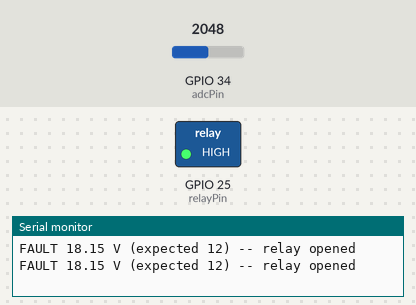
Bench run of a sketch on a simulated ESP32. On the bench: switched loads named in the sketch (green lamp = pin HIGH), the last lines printed to the serial monitor. The inputs (shaded band) are chosen by the test bench; at power-on: GPIO 34 (adcPin) = 2048 (analog values on the 0–4095 scale).

Above: at 1.8 s.
1.9 s: GPIO 34 (adcPin) set to 1633
3.4 s: GPIO 34 (adcPin) set to 1554
At 5.2 s:
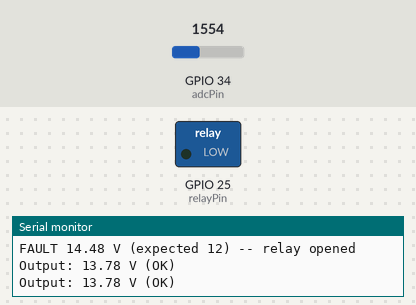
5.5 s: GPIO 34 (adcPin) set to 2047
At 6.9 s:
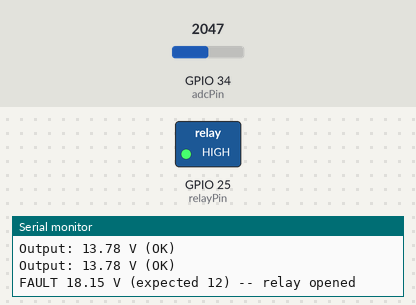
7.5 s: GPIO 34 (adcPin) set to 1228
At 8.4 s:
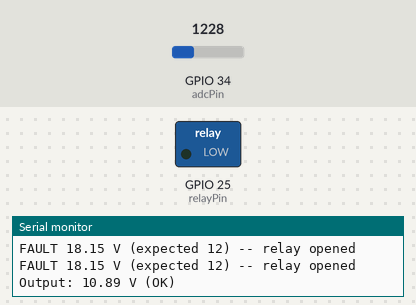
Timing chart, 0 to 10.5 s (numbered marks = the images above; inputs shaded):
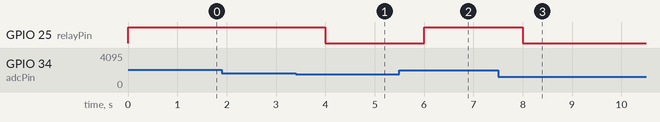

The sketch:

example.ino
```cpp
// Uses an ESP32 ADC to measure VBUS and drives a relay on GPIO25 to disconnect the load if the measured voltage exceeds an expected PD setting plus tolerance.
//
// Buy this module: https://shillehtek.com/products/pdsink-pd-decoy-pd-fast-charging-test-board-5-20v
// Full manual: https://shillehtek.com/blogs/shillehtek-product-manuals/pdsink-pd-decoy-pd-fast-charging-test-board-5-20v-manual
// More examples: https://github.com/shillehbean/shillehtek-examples
//

// ESP32 PD Decoy monitor with relay cutoff
// VBUS -- 1M -- GPIO34 -- 100k -- GND (20V max -- 1.82V at ADC)
// Relay on GPIO25 opens load if voltage exceeds expected setting

const int adcPin = 34;
const int relayPin = 25;
const float dividerRatio = 11.0;
const float vRef = 3.3;
const float expectedV = 12.0;     // We set DIP for 12V
const float toleranceV = 2.0;     // +/- 2V tolerance

void setup() {
  Serial.begin(115200);
  pinMode(relayPin, OUTPUT);
  digitalWrite(relayPin, LOW);
  analogReadResolution(12);
}

void loop() {
  int raw = analogRead(adcPin);
  float vOut = (raw / 4095.0) * vRef * dividerRatio;

  if (vOut > expectedV + toleranceV) {
    digitalWrite(relayPin, HIGH);   // Open relay -- disconnect load
    Serial.printf("FAULT %.2f V (expected %.0f) -- relay opened\n", vOut, expectedV);
  } else {
    digitalWrite(relayPin, LOW);
    Serial.printf("Output: %.2f V (OK)\n", vOut);
  }
  delay(1000);
}
```

Measured:
- the behaviour switches between 1580 and 1579 on GPIO 34 (adcPin) (found by bisection; images 0 and 1)
- after the input at 3.4 s, GPIO 25 (relayPin): HIGH → LOW after 0.60 s
- after the input at 5.5 s, GPIO 25 (relayPin): LOW → HIGH after 0.50 s
- after the input at 7.5 s, GPIO 25 (relayPin): HIGH → LOW after 0.50 s
